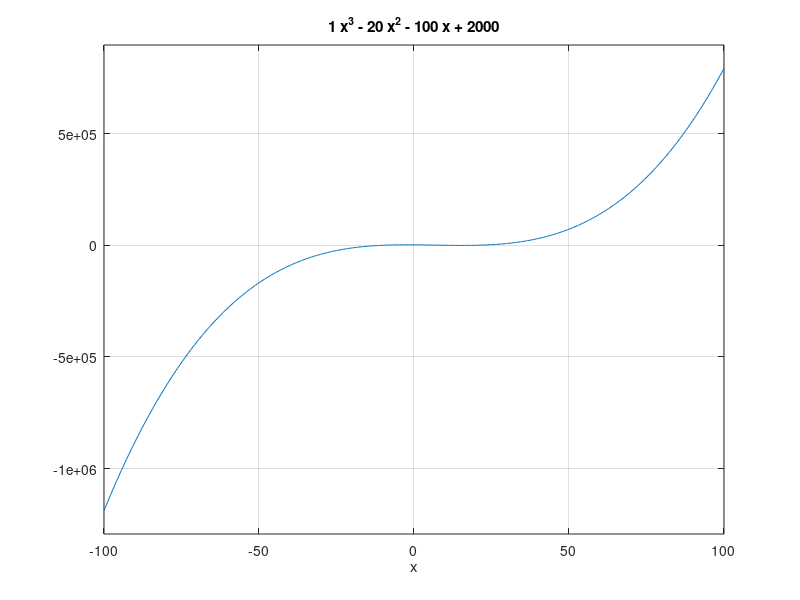

Reproduce this figure in MATLAB.
clc
clear all
close all

%%
figure
ezplot('1*x^3 - 20*x^2 - 100*x + 2000',[-100, 100])
grid on

% matlab에서만 사용가능한 특이함수
Fx = @(x) 1*x^3 - 20*x^2 - 100*x + 2000;
%figure
%ezplot(Fx,[-100, 100])
Fx(1)
fzero(Fx,0) %구간 설정 가능

% 위는 다항식에서만 성립한다.
A = [1 -20 -100 2000];
polyval(A,1) %계수함수가 있을 때 대입한 결과를 알려줌
R = roots(A) % 함수가 갖는 근을 전부 알려줌

A1 = poly(R) % R근을 갖는 다항식의 계수를 보여줌 A를 보여준다.

%% LS(Line Searching): Inc(증분법)

xL = -50;
xU = 50;
N = 25;

dx = (xU-xL)/N;
x = [xL:dx:xU];
L = length(x);

k = 1;
j = 1;
for i = 1:L-1
    F(i) = A(1)*x(i)^3 + A(2)*x(i)^2 + A(3)*x(i) + A(4);
    F(i+1) = A(1)*x(i+1)^3 + A(2)*x(i+1)^2 + A(3)*x(i+1) + A(4);
    S = F(i) * F(i+1);
    if S < 0
        xr(k) = abs((x(i)+x(i+1))/2);
        k = k + 1;
    elseif S==0
        if F(i) == 0
            xt(j) = x(i);
            j = j+1;
        else
            xt(j) = x(i+1);
            j = j+1;
        end
    end
end

%% LineSearch : Bisection(2분법)

xL = -50;
xU = 50;
Es = 0.001;
N = log2((xU-xL)/Es);
N = ceil(N);

for i = 1:N
    xr(i) = (xU+xL)/2;
    FL = A(1)*xL^3 + A(2)*xL^2 + A(3)*xL + A(4);
    FR = A(1)*xr(i)^3 + A(2)*xr(i)^2 + A(3)*xr(i) + A(4);
    FU = A(1)*xU^3 + A(2)*xU^2 + A(3)*xU + A(4);
    SL = FL * FR;
    SU = FU * FR;
    if SL <0
        xU = xr(i);
    else
        xL = xr(i);
    end
end
